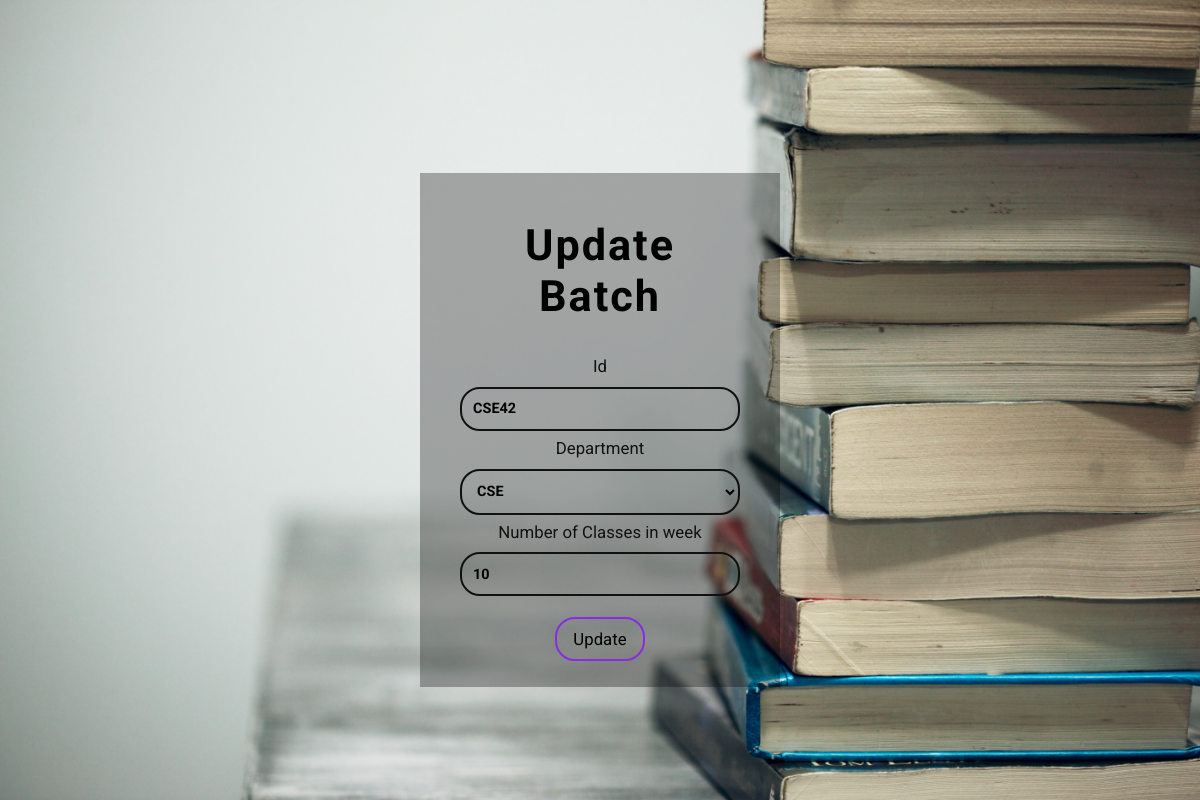
/update-batches/CSE42/, run on the app's committed database.
### atmsecondary/models.py (models this page shows, shortened)
class Section(models.Model):
    section_id = models.CharField(max_length=25, primary_key=True)
    department = models.ForeignKey(Department, on_delete=models.CASCADE)
    num_class_in_week = models.IntegerField(default=0)
    course = models.ForeignKey(Course, on_delete=models.CASCADE, blank=True, null=True)
    meeting_time = models.ForeignKey(MeetingTime, on_delete=models.CASCADE, blank=True, null=True)
    room = models.ForeignKey(Room, on_delete=models.CASCADE, blank=True, null=True)
    instructor = models.ForeignKey(Instructor, on_delete=models.CASCADE, blank=True, null=True)

### atmsecondary/views.py (the view)
# urls.py: path('update-batches/<id>/', views.update_batches, name='update_batch'),
def update_batches(request, id):
    batch = Section.objects.get(section_id=id)
    form = forms.AddBatch(instance=batch)
    if request.method == 'POST':
        form = forms.AddBatch(request.POST, instance=batch)
        if form.is_valid():
            form.save()
            return redirect('view_batch')
    context = {'form': form}
    return render(request, 'update-batches.html', context=context)

### atmsecondary/forms.py
class AddBatch(ModelForm):
    class Meta:
        model = models.Section
        fields = ['section_id', 'department', 'num_class_in_week']

### atmsecondary/models.py (called while the page is built)
    def __str__(self):
        return self.dept_name

### templates/update-batches.html (shortened to what this page needs)
{% extends 'constant/main.html' %}
{% block content %}
<div class="splash-secondary">
    <div class="login">
        <h1>Update Batch</h1>
        <form method="post">
            <div class="input-box">
                <label for="UserId">Id</label>
                {{form.section_id}}
            </div>
            <div class="input-box">
                <label for="UserId">Department</label>
                {{form.department}}
            </div>
            <div class="input-box">
                <label for="UserId">Number of Classes in week</label>
                {{form.num_class_in_week}}
            </div>
            <input type="submit" value="Update" class="button">
        </form>
    </div>
</div>
{% endblock %}

### static/css/style.css (style rules this page uses)
* { margin: 0; padding: 0; box-sizing: border-box; font-family: 'Roboto',sans-serif; }
html { font-size: 12px; }
body { font-size: 12px; position: relative; width: 100%; }
.splash-secondary { width: 100%; height: 100vh; background: url('../img/splash-secondary.jpg'); background-position: center; background-repeat: no-repeat; background-size: cover; display: flex; justify-content: center; align-items: center; }
.login { margin-top: 5em; padding: 1em 2em; width: 30%; background-color: rgba(0, 0, 0, 0.3); }
.login h1 { font-size: 3.6rem; letter-spacing: 2px; text-align: center; margin: .8em; }
.login form { display: flex; flex-direction: column; justify-content: center; align-items: center; }
.login form .input-box { display: flex; width: 100%; flex-direction: column; justify-content: center; align-items: center; }
.input-box input { display: block; margin: .5em 0; font-size: 1.2rem; width: 90%; padding: .8em; background: transparent; border: none; border-radius: 20px; border: 2px solid #111; outline: none; font-weight: 700; }
.input-box select { width: 90%; margin: .5em 0; font-size: 1.2rem; padding: .8em; background: transparent; border: none; border-radius: 20px; border: 2px solid #111; outline: none; font-weight: 700; }
.input-box select option { width: 90%; margin: .5em 0; font-size: 1.2rem; padding: .8em; background: transparent; border: none; border-radius: 20px; border: 2px solid #111; outline: none; font-weight: 700; }
.input-box label { margin-bottom: .2em; font-size: 1.4rem; color: #111; }
.button { display: block; text-decoration: none; padding: .6em 1em; background: transparent; border: 2px solid blueviolet; border-radius: 20px; font-size: 1.4rem; margin: .8em 0; cursor: pointer; transition: all .2s ease; }

### data on the page
Section: section_id "CSE42", department "CSE", num_class_in_week "10"
